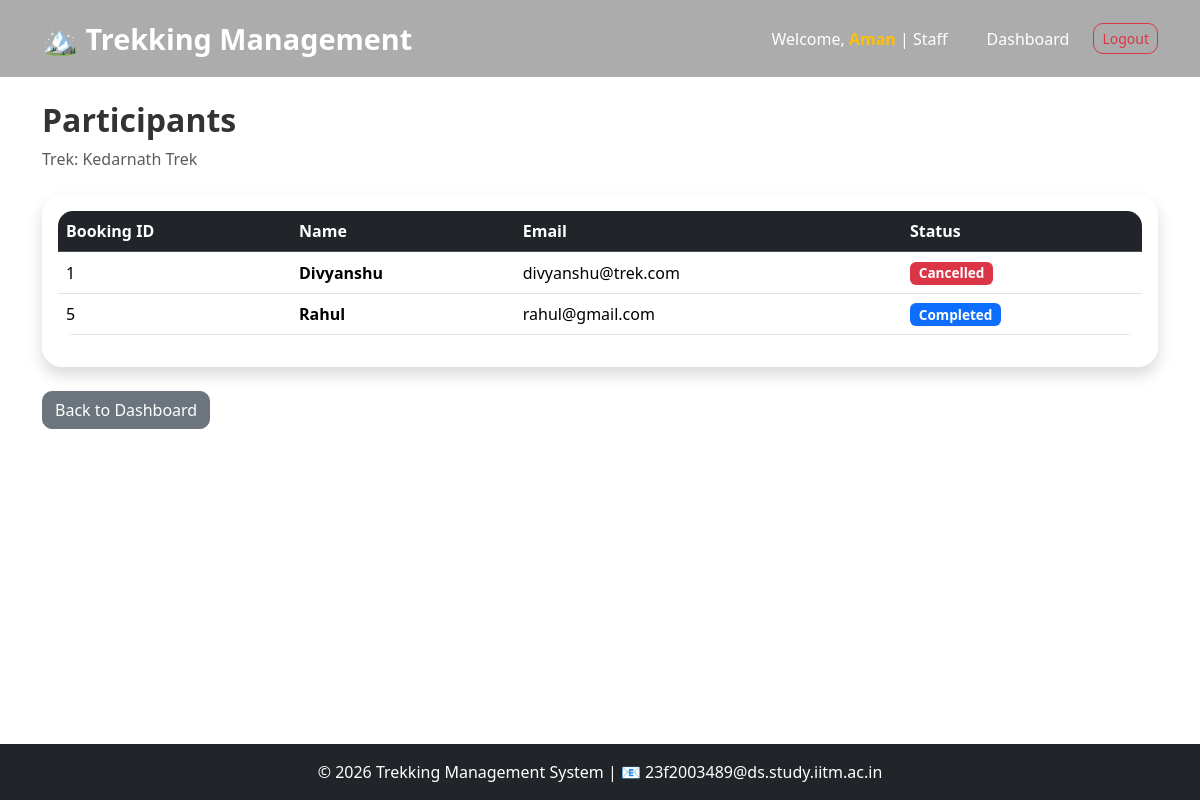
The app's page /participants/1 (signed in) with its own data.
### models.py (models this page shows)
class User(UserMixin,db.Model):
    id=db.Column(db.Integer, primary_key=True)
    name=db.Column(db.String(100), nullable=False)
    email=db.Column(db.String(120), unique=True, nullable=False)
    password=db.Column(db.String(255),nullable=False)
    phone=db.Column(db.String(20))
    role=db.Column(db.String(20),nullable=False)
    status=db.Column(db.String(20), default='pending')
    created_at=db.Column(db.DateTime, default=datetime.utcnow)
    bookings=db.relationship('Booking', backref='user',lazy=True)
    assigned_treks=db.relationship('Trek',backref='staff',lazy=True)

class Trek(db.Model):
    id=db.Column(db.Integer, primary_key=True)
    trek_name=db.Column(db.String(100),nullable=False)
    location=db.Column(db.String(100),nullable=False)
    difficulty=db.Column(db.String(20))
    duration=db.Column(db.Integer)
    available_slots=db.Column(db.Integer, default=0)
    start_date=db.Column(db.Date)
    end_date=db.Column(db.Date)
    status=db.Column(db.String(20),default='open')
    description=db.Column(db.Text)
    assigned_staff_id=db.Column(db.Integer,db.ForeignKey('user.id'))
    bookings=db.relationship('Booking',backref='trek',lazy=True)
    image=db.Column(db.String(200),nullable=True)

class Booking(db.Model):
    id=db.Column(db.Integer, primary_key=True)
    user_id=db.Column(db.Integer,db.ForeignKey('user.id'))
    trek_id=db.Column(db.Integer,db.ForeignKey('trek.id'))
    booking_date=db.Column(db.DateTime,default=datetime.utcnow)
    status=db.Column(db.String(20),default='booked')

### app.py (the view)
@app.route('/participants/<int:trek_id>')
@login_required
def participants(trek_id):
    if current_user.role != 'staff':
        return "Access Denied"
    trek = Trek.query.get_or_404(trek_id)
    if trek.assigned_staff_id != current_user.id:
        flash("You are not assigned to this trek.","danger")
        return redirect('/staff-dashboard')
    bookings = Booking.query.filter_by(trek_id=trek.id).all()
    return render_template(
        'staff/participants.html',trek=trek,bookings=bookings)

### app.py (called while the page is built)
@login_manager.user_loader
def load_user(user_id):
    return db.session.get(User, int(user_id))

### templates/staff/participants.html (shortened to what this page needs)
{% extends "base.html" %}
{% block content %}
<div class="container py-4">
<div class="mb-4">
    <h2 class="fw-bold">
        Participants
    </h2>
    <p class="text-muted">
        Trek: {{ trek.trek_name }}
    </p>
</div>
{% if bookings %}
<div class="card shadow">
    <div class="card-body">
        <div class="table-responsive">
            <table class="table table-hover align-middle">
                <thead class="table-dark">
                    <tr>
                        <th>Booking ID</th>
                        <th>Name</th>
                        <th>Email</th>
                        <th>Status</th>
                    </tr>
                </thead>
                <tbody>
                    {% for booking in bookings %}
                    <tr>
                        <td>
                            {{ booking.id }}
                        </td>
                        <td class="fw-bold">
                            {{ booking.user.name }}
                        </td>
                        <td>
                            {{ booking.user.email }}
                        </td>
                        <td>
                            {% if booking.status == 'booked' %}
                                <span class="badge bg-success">
                                    Booked
                                </span>
                            {% elif booking.status == 'cancelled' %}
                                <span class="badge bg-danger">
                                    Cancelled
                                </span>
                            {% elif booking.status == 'completed' %}
                                <span class="badge bg-primary">
                                    Completed
                                </span>
                            {% else %}
                                {{ booking.status }}
                            {% endif %}
                        </td>
                    </tr>
                    {% endfor %}
                </tbody>
            </table>
        </div>
    </div>
</div>
{% else %}
<div class="alert alert-info">
    No participants yet.
</div>
{% endif %}
<div class="mt-4">
    <a href="/staff-dashboard"
       class="btn btn-secondary">
        Back to Dashboard
    </a>
</div>
</div>
{% endblock %}

### templates/base.html (shortened to what this page needs)
<!DOCTYPE html>
<html lang="en">
<head>
    <link href="https://cdn.jsdelivr.net/npm/bootstrap@5.3.3/dist/css/bootstrap.min.css"
          rel="stylesheet">
    <link rel="stylesheet"
          href="https://cdn.jsdelivr.net/npm/bootstrap-icons@1.11.3/font/bootstrap-icons.min.css">
    <link rel="stylesheet"
          href="{{ url_for('static', filename='css/style.css') }}">
</head>
<body class="d-flex flex-column min-vh-100">
<nav class="navbar navbar-expand-lg navbar-dark fixed-top custom-navbar">
    <div class="container">
        <a class="navbar-brand fw-bold" href="/">
            🏔️ Trekking Management
        </a>
        <div class="collapse navbar-collapse"
             id="navbarNav">
            <ul class="navbar-nav ms-auto align-items-lg-center">
                {% if current_user.is_authenticated %}
                    <li class="nav-item me-3">
                        <span class="navbar-text">
                            Welcome,
                            <strong class="text-warning">
                            </strong>
                            |
                            {{ current_user.role|title }}
                        </span>
                    </li>
                    {% if current_user.role == 'admin' %}
                        <li class="nav-item">
                            <a class="nav-link" href="/admin-dashboard">
                                Dashboard
                            </a>
                        </li>
                        <li class="nav-item">
                            <a class="nav-link" href="/admin-treks">
                                Treks
                            </a>
                        </li>
                        <li class="nav-item">
                            <a class="nav-link" href="/admin/staff">
                                Staff
                            </a>
                        </li>
                        <li class="nav-item">
                            <a class="nav-link" href="/admin/bookings">
                                Bookings
                            </a>
                        </li>
                        <li class="nav-item">
                            <a class="nav-link" href="/admin/users">
                                Users
                            </a>
                        </li>
                        <li class="nav-item">
                            <a class="nav-link" href="/admin/search">
                                Search
                            </a>
                        </li>
                        <li class="nav-item ms-lg-3">
                            <a class="btn btn-outline-danger btn-sm"
                               href="/logout">
                                Logout
                            </a>
                        </li>
                    {% elif current_user.role == 'staff' %}
                        <li class="nav-item">
                            <a class="nav-link" href="/staff-dashboard">
                                Dashboard
                            </a>
                        </li>
                        <li class="nav-item ms-lg-3">
                            <a class="btn btn-outline-danger btn-sm"
                               href="/logout">
                                Logout
                            </a>
                        </li>
                    {% endif %}
                {% endif %}
            </ul>
        </div>
    </div>
</nav>
<main class="flex-grow-1 page-content">
    {% block content %}
    {% endblock %}
</main>
<footer class="bg-dark text-white text-center py-3 mt-auto">
    <div class="container">
        <p class="mb-0">
            © 2026 Trekking Management System
            |
            📧 23f2003489@ds.study.iitm.ac.in
        </p>
    </div>
</footer>
</body>
</html>

### static/css/style.css (style rules this page uses)
html, body { height:100%; }
body { background:#ffffff; font-family:'Segoe UI',Tahoma,Geneva,Verdana,sans-serif; color:#333; overflow-x:hidden; }
.custom-navbar { background:rgba(18,18,18,.35); backdrop-filter:blur(15px); -webkit-backdrop-filter:blur(15px); transition:.4s; padding:12px 0; }
.custom-navbar .navbar-brand { font-size:1.8rem; font-weight:700; color:#fff !important; }
.custom-navbar .nav-link { color:#fff !important; font-weight:500; margin-left:15px; transition:.3s; }
.navbar-text { color:#fff !important; }
.btn { border-radius:10px; transition:.3s; }
.card { border:none; border-radius:20px; overflow:hidden; box-shadow:0 10px 30px rgba(0,0,0,.08); transition:.35s; }
footer { background:#111; color:white; padding:20px; }
.page-content { padding-top:77px; }
.custom-navbar { min-height:75px; }
.table td, .table th { vertical-align: middle; }
.badge { font-size: 0.85rem; }
.btn { transition: all 0.3s ease; }
.table { background: white; border-radius: 15px; overflow: hidden; }

### records on screen
User: role "Staff"
Trek: trek_name "Kedarnath Trek"
Booking: id "1", user.name "Divyanshu", user.email "divyanshu@trek.com", status "Cancelled"
Booking: id "5", user.name "Rahul", user.email "rahul@gmail.com", status "Completed"
